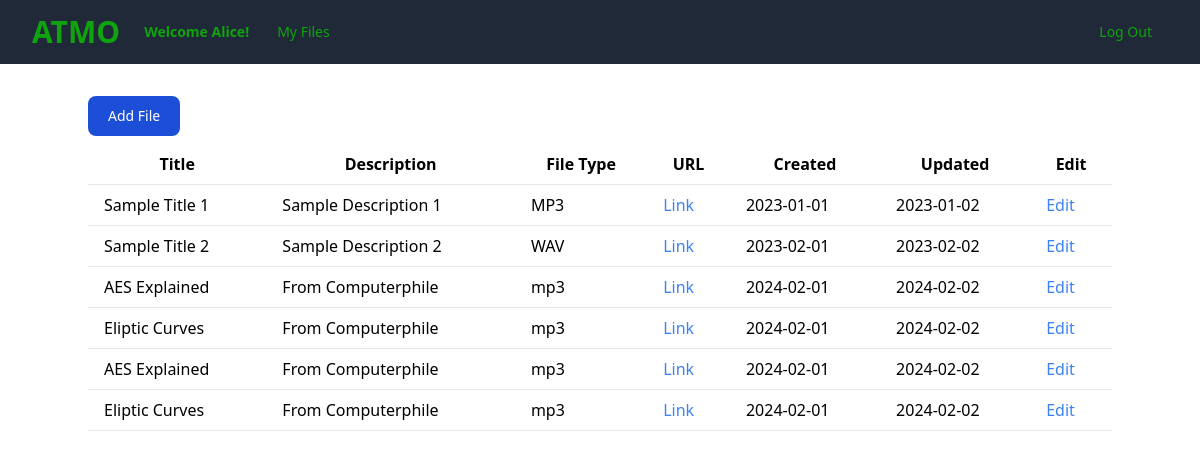
The page /audio-files/1 (signed in) on the database its author committed.
### atmo_db/models.py (models this page shows)
class User(SQLModel, table=True):
    id: int | None = Field(default=None, primary_key=True, index=True)
    username: str
    email: str
    role: str
    created_at: datetime | None = Field(default_factory=lambda: datetime.now(timezone.utc))
    updated_at: datetime | None = None
    last_login: datetime | None = None
    is_logged_in: bool | None = Field(default=False)
    audio_files: list['Audio_File'] | None = Relationship(back_populates='user')
    password: str

class Audio_File(SQLModel, table=True):
    id: int | None = Field(default=None, primary_key=True, index=True)
    title: str = Field(index=True)
    description: str | None = None
    file_type: str
    url: str
    created_at: datetime | None = Field(default_factory=lambda: datetime.now(timezone.utc))
    updated_at: datetime | None = None
    user_id: int | None = Field(default=None, foreign_key='user.id')
    user: User | None = Relationship(back_populates='audio_files')

### routers/audio_files.py (the view)
@router.get("/audio-files/{user_id}")
async def list_files(request: Request,
                     user_id: int,
                     token_decoded_data: dict = Depends(authorise_access),
                     session: Session = Depends(get_session)):
    token_user_id = token_decoded_data['id']
    if token_user_id != user_id:
        raise HTTPException(status_code=401, detail="401 Unauthorised Access")
    statement = select(User).where(User.id == token_user_id)
    user = session.exec(statement).first()
    user_data = {}
    role = user.role
    username = user.username
    user_data.update({f"{role}": role, "username": username})
    statement = select(Audio_File).where(token_user_id == Audio_File.user_id).limit(10)
    results = session.exec(statement)
    audio_files = results.all()
    user_data.update({"audio_files": audio_files})
    print(user_data)
    return templates.TemplateResponse("audio-files.html", {"request": request, **user_data})

### templates/audio-files.html (shortened to what this page needs)
<!DOCTYPE html>
<html lang="en">
<head>
    <script src="https:cdn.tailwindcss.com"></script>
</head>
<body>
    {% include 'navbar.html' %}
    {% include 'audio-list.html' %}
</body>
</html>

### templates/navbar.html (shortened to what this page needs)
<nav class="bg-gray-800">
    <div class="mx-auto max-w-7xl px-2 sm:px-6 lg:px-8">
      <div class="relative flex h-16 items-center justify-between">
        <div class="flex flex-1 items-center justify-center sm:items-stretch sm:justify-start">
          <div class="flex shrink-0 items-center">
            <h1 class="text-atmogreen text-3xl font-bold">ATMO<h1>
          </div>
          <div class="hidden sm:ml-6 sm:block">
            <div class="flex space-x-4 items-center">
               {%if standard or admin or owner %}
                    <p class="text-atmogreen text-sm font-bold">Welcome {{username}}!</p>
                    <a href="#" class="rounded-md px-3 py-2 text-sm font-medium text-atmogreen hover:bg-gray-700 hover:text-white">My Files</a>
                {% endif %}
            </div>
          </div>
        </div>
            <div class="absolute right-0 origin-top-right">
              {% if standard or admin or owner %}
                <a href="/logout" class="block px-4 py-2 text-sm text-atmogreen">Log Out</a>
              {% endif %}
            </div>
          </div>
        </div>
</nav>

### templates/audio-list.html
<body>
    <div class="container mx-auto mt-8">
        <div class="right-0">
            <button type="button" class="text-white bg-blue-700 hover:bg-blue-800 focus:ring-4 focus:ring-blue-300 font-medium rounded-lg text-sm px-5 py-2.5 me-2 mb-2 dark:bg-blue-600 dark:hover:bg-blue-700 focus:outline-none dark:focus:ring-blue-800">Add File</button>
        </div>
        <table class="min-w-full bg-white">
            <thead>
                <tr>
                    <th class="py-2 px-4 border-b">Title</th>
                    <th class="py-2 px-4 border-b">Description</th>
                    <th class="py-2 px-4 border-b">File Type</th>
                    <th class="py-2 px-4 border-b">URL</th>
                    <th class="py-2 px-4 border-b">Created</th>
                    <th class="py-2 px-4 border-b">Updated</th>
                    <th class="py-2 px-4 border-b">Edit</th>
                </tr>
            </thead>
            <tbody>
                <tr>
                    <td class="py-2 px-4 border-b">Sample Title 1</td>
                    <td class="py-2 px-4 border-b">Sample Description 1</td>
                    <td class="py-2 px-4 border-b">MP3</td>
                    <td class="py-2 px-4 border-b"><a href="#" class="text-blue-500">Link</a></td>
                    <td class="py-2 px-4 border-b">2023-01-01</td>
                    <td class="py-2 px-4 border-b">2023-01-02</td>
                    <td class="py-2 px-4 border-b"><a href="#" class="text-blue-500">Edit</a></td>
                </tr>
                <tr>
                    <td class="py-2 px-4 border-b">Sample Title 2</td>
                    <td class="py-2 px-4 border-b">Sample Description 2</td>
                    <td class="py-2 px-4 border-b">WAV</td>
                    <td class="py-2 px-4 border-b"><a href="#" class="text-blue-500">Link</a></td>
                    <td class="py-2 px-4 border-b">2023-02-01</td>
                    <td class="py-2 px-4 border-b">2023-02-02</td>
                    <td class="py-2 px-4 border-b"><a href="#" class="text-blue-500">Edit</a></td>
                </tr>
                {% for audio_file in audio_files %}
                    <tr>
                        <td class="py-2 px-4 border-b">{{ audio_file['title'] }}</td>
                        <td class="py-2 px-4 border-b">{{ audio_file['description'] }}</td>
                        <td class="py-2 px-4 border-b">{{ audio_file['file_type'] }}</td>
                        <td class="py-2 px-4 border-b"><a href="{{ audio_file['url']}}" class="text-blue-500">Link</a></td>
                        <td class="py-2 px-4 border-b">2024-02-01</td>
                        <td class="py-2 px-4 border-b">2024-02-02</td>
                        <td class="py-2 px-4 border-b"><a href="#" class="text-blue-500">Edit</a></td>
                    </tr>
                {% endfor %}
            </tbody>
        </table>
    </div>
</body>

### rows shown on the page
User: username "Alice"
Audio_File: title "AES Explained", description "From Computerphile", file_type "mp3"
Audio_File: title "Eliptic Curves", description "From Computerphile", file_type "mp3"
Audio_File: title "AES Explained", description "From Computerphile", file_type "mp3"
Audio_File: title "Eliptic Curves", description "From Computerphile", file_type "mp3"
